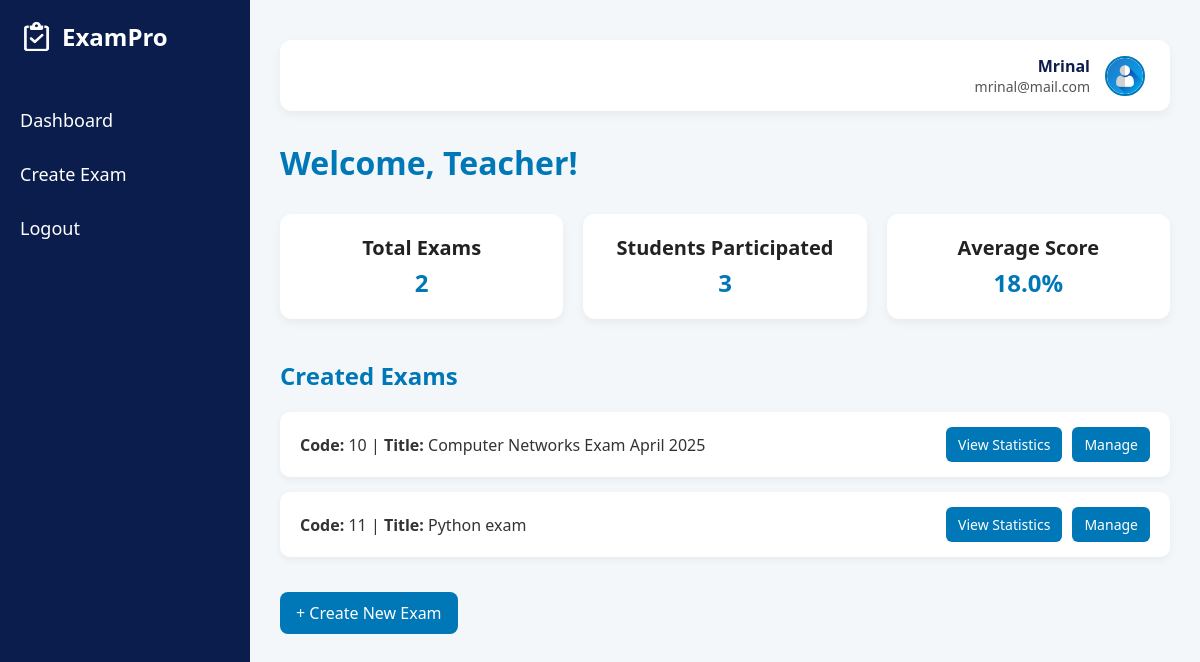
The page /dashboard_teacher (signed in) on the database as committed earlier.
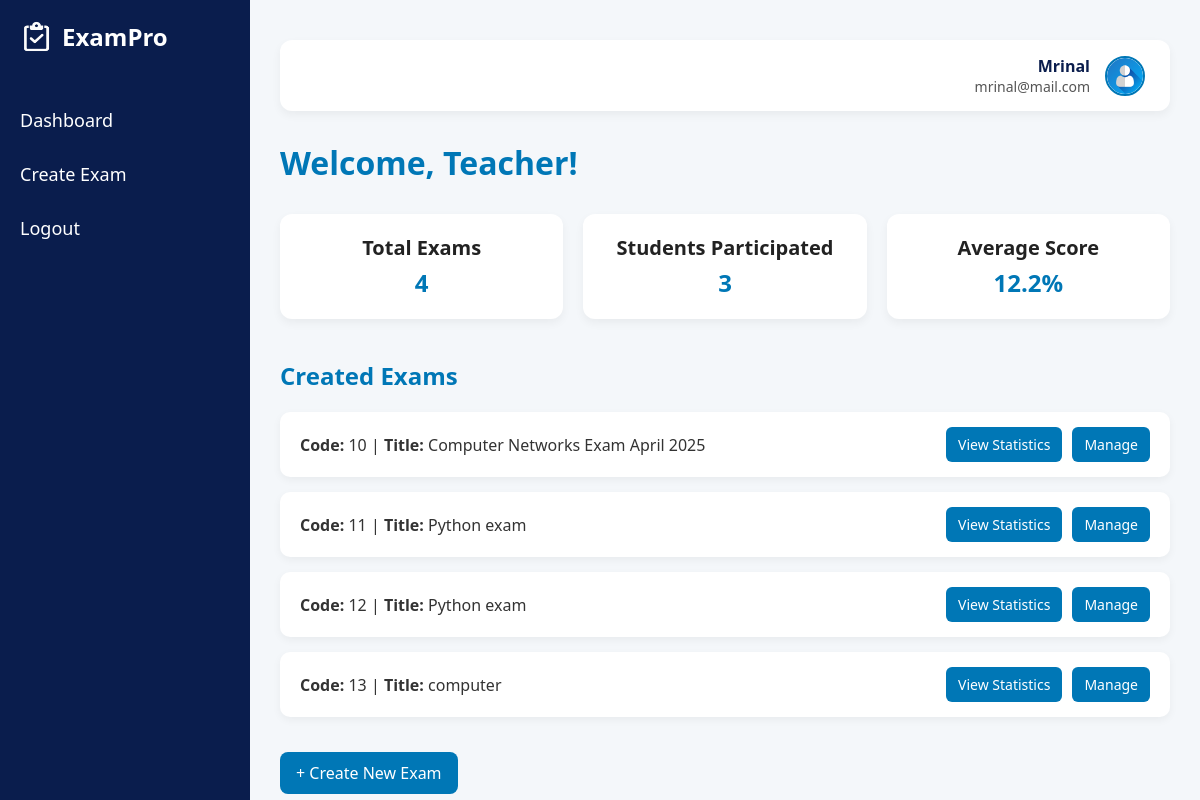
The same page on the database as committed later.
### tables this page shows
CREATE TABLE Exam (
                                    id INTEGER PRIMARY KEY AUTOINCREMENT,
                                    teacher_id INTEGER,
                                    title TEXT,
                                    total_marks INTEGER,
                                    is_started INTEGER DEFAULT 0,
                                    duration INTEGER  -- in minutes maybe
                                );

### app.py (the view)
@app.route('/dashboard_teacher')
def dashboard_teacher():
    if 'teacher_id' not in session:
        return redirect('/login_teacher')
    teacher_id = session['teacher_id']
    with sqlite3.connect('database.db') as conn:
        cursor = conn.cursor()
        cursor.execute("SELECT * FROM Exam WHERE teacher_id = ?", (teacher_id,))
        exams = cursor.fetchall()
        total_exams = len(exams)
        cursor.execute('''
            SELECT COUNT(DISTINCT Attended.student_id)
            FROM Attended
            JOIN Exam ON Attended.exam_id = Exam.id
            WHERE Exam.teacher_id = ?
        ''', (teacher_id,))
        total_students = cursor.fetchone()[0] or 0
        cursor.execute('''
            SELECT AVG(Attended.earned_total)
            FROM Attended
            JOIN Exam ON Attended.exam_id = Exam.id
            WHERE Exam.teacher_id = ?
        ''', (teacher_id,))
        avg_score = cursor.fetchone()[0]
        average_score = round(avg_score, 2) if avg_score else 0
        cursor.execute("SELECT username, email FROM Teacher WHERE id = ?", (teacher_id,))
        teacher_info = cursor.fetchone()
        teacher_name,teacher_email = teacher_info if teacher_info else ("Unknown", "unknown@example.com")
    return render_template(
        'dashboard_teacher.html',
        exams=exams,
        total_exams=total_exams,
        total_students=total_students,
        average_score=average_score,
        teacher_name=teacher_name,
        teacher_email=teacher_email
    )

### templates/dashboard_teacher.html (shortened to what this page needs)
<!DOCTYPE html>
<html lang="en">
<head>
</head>
<body>
    <div class="wrapper">
        <div class="sidebar">
            <div class="logo-title">
                <img src="{{ url_for('static', filename='images/logo.png') }}" alt="Logo">
                <span>ExamPro</span>
            </div>
            <a href="#">Dashboard</a>
            <a href="/create_exam">Create Exam</a>
            <a href="/" onclick="logout(event)">Logout</a>
        </div>
        <div class="main-content">
<div class="profile-header">
    <div class="profile-info">
        <p class="teacher-name">{{ teacher_name }}</p>
        <p class="teacher-email">{{ teacher_email }}</p>
    </div>
    <img src="{{ url_for('static', filename='images/avatar.png') }}" alt="Avatar" class="avatar">
</div>
            <div class="dashboard-section">
                <h1>Welcome, Teacher!</h1>
                <div class="stat-cards">
                    <div class="stat-card">
                        <h3>Total Exams</h3>
                        <p>{{ total_exams }}</p>
                    </div>
                    <div class="stat-card">
                        <h3>Students Participated</h3>
                        <p>{{ total_students }}</p>
                    </div>
                    <div class="stat-card">
                        <h3>Average Score</h3>
                        <p>{{ average_score }}%</p>
                    </div>
                </div>
            </div>
            <div class="exam-list">
                <h2>Created Exams</h2>
                {% for exam in exams %}
                    <div class="exam-item">
                        <span><strong>Code:</strong> {{ exam[0] }} | <strong>Title:</strong> {{ exam[2] }}</span>
                        <div class="exam-actions">
                            <a href="/exam_details/{{ exam[0] }}">View Statistics</a>
                            <a href="/manage_exam/{{ exam[0] }}">Manage</a>
                        </div>
                    </div>
                {% else %}
                    <p>No exams created yet.</p>
                {% endfor %}
                <a href="/create_exam" class="create-btn">+ Create New Exam</a>
            </div>
        </div>
    </div>
</body>
</html>

Rows that differ between the two databases and show on the page:
added Exam: id "12", title "Python exam"
added Exam: id "13", title "computer"
Other text that changed with them:
{{ total_exams }}: "2" → "4"
{{ average_score }}: "18.0" → "12.2"
